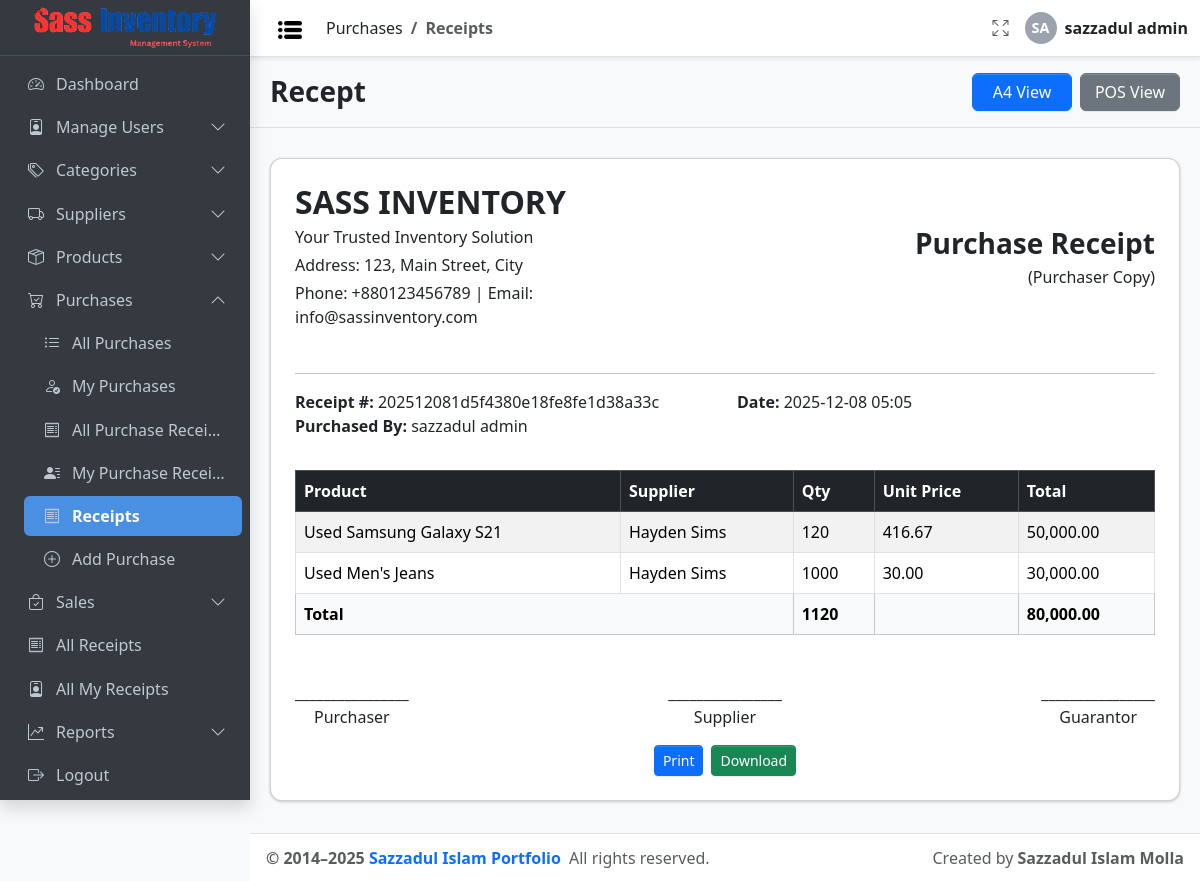
The app's page /purchase/receipt.php?id=6 (signed in) with its own data.
### tables this page shows
CREATE TABLE `receipt` (
  `id` int(11) NOT NULL,
  `receipt_number` varchar(50) NOT NULL,
  `type` enum('purchase','sale') NOT NULL,
  `total_amount` decimal(12,2) NOT NULL DEFAULT 0.00,
  `created_by` int(11) NOT NULL,
  `created_at` timestamp NOT NULL DEFAULT current_timestamp(),
  `updated_at` timestamp NOT NULL DEFAULT current_timestamp() ON UPDATE current_timestamp()
);

CREATE TABLE `user` (
  `id` int(11) NOT NULL,
  `username` varchar(100) NOT NULL,
  `password` text DEFAULT NULL COMMENT 'Password must be hashed',
  `email` varchar(100) DEFAULT NULL,
  `role_id` int(11) NOT NULL COMMENT 'FK to role.id',
  `created_at` timestamp NOT NULL DEFAULT current_timestamp(),
  `updated_at` timestamp NOT NULL DEFAULT current_timestamp() COMMENT 'Auto-update on record change'
);

CREATE TABLE `purchase` (
  `id` int(11) NOT NULL,
  `product_id` int(11) NOT NULL,
  `supplier_id` int(11) DEFAULT NULL COMMENT 'Optional',
  `quantity` int(11) NOT NULL,
  `purchase_price` decimal(10,2) DEFAULT NULL,
  `purchase_date` date DEFAULT curdate(),
  `created_at` timestamp NOT NULL DEFAULT current_timestamp(),
  `updated_at` timestamp NOT NULL DEFAULT current_timestamp() COMMENT 'Auto-update on record change',
  `receipt_id` int(11) DEFAULT NULL,
  `purchased_by` int(11) NOT NULL
);

CREATE TABLE `product` (
  `id` int(11) NOT NULL,
  `name` varchar(100) NOT NULL,
  `sku` varchar(50) NOT NULL,
  `status` enum('active','inactive') NOT NULL DEFAULT 'active',
  `category_id` int(11) DEFAULT NULL COMMENT 'Nullable — ON DELETE SET NULL',
  `subcategory_id` int(11) DEFAULT NULL,
  `supplier_id` int(11) DEFAULT NULL COMMENT 'Nullable — ON DELETE SET NULL',
  `cost_price` decimal(10,2) NOT NULL,
  `selling_price` decimal(10,2) NOT NULL,
  `vat` decimal(5,2) NOT NULL DEFAULT 0.00,
  `price` decimal(10,2) NOT NULL,
  `quantity_in_stock` int(11) DEFAULT 0,
  `low_stock_limit` int(11) DEFAULT NULL,
  `description` text DEFAULT NULL,
  `image` varchar(255) DEFAULT NULL,
  `created_at` timestamp NOT NULL DEFAULT current_timestamp(),
  `updated_at` timestamp NOT NULL DEFAULT current_timestamp() COMMENT 'Auto-update on record change'
);

CREATE TABLE `supplier` (
  `id` int(11) NOT NULL,
  `name` varchar(100) NOT NULL,
  `phone` varchar(20) DEFAULT NULL,
  `email` varchar(100) DEFAULT NULL,
  `address` text DEFAULT NULL,
  `contact_person` varchar(100) DEFAULT NULL,
  `type` varchar(50) DEFAULT NULL,
  `created_at` timestamp NOT NULL DEFAULT current_timestamp(),
  `updated_at` timestamp NOT NULL DEFAULT current_timestamp() ON UPDATE current_timestamp()
);

### config/db_config.php (called while the page is built, shortened)
<?php
$Project_URL = "http://localhost/Sass_Inventory_Management/";

### Inc/link.php (called while the page is built)
<?php
$Project_URL = "http://localhost/Sass_Inventory_Management/";
function getUserPermissions($roleId, $conn)
{
  $permissions = [];
  $stmt = $conn->prepare("
        SELECT permission_name
        FROM role_permission_matrix
        WHERE role_id = ? AND assigned = 1
    ");
  $stmt->bind_param("i", $roleId);
  $stmt->execute();
  $result = $stmt->get_result();
  while ($row = $result->fetch_assoc()) {
    $permissions[] = $row['permission_name'];
  }
  return $permissions;
}

### purchase/receipt.php (the view, shortened to what this page needs)
<?php
include_once __DIR__ . '/../config/auth_guard.php';
?>
<!doctype html>
<html lang="en">
<head>
  <link rel="stylesheet"
    href="https://cdn.jsdelivr.net/npm/@fontsource/source-sans-3@5.0.12/index.css"
    media="print" onload="this.media='all'" />
  <link rel="stylesheet" href="https://cdn.jsdelivr.net/npm/bootstrap-icons@1.13.1/font/bootstrap-icons.min.css" />
  <link rel="stylesheet" href="https://cdn.jsdelivr.net/npm/bootstrap@5.3.7/dist/css/bootstrap.min.css">
  <link rel="stylesheet" href="<?= $Project_URL ?>/css/adminlte.css" />
</head>
<?php
$receiptId = isset($_GET['id']) ? intval($_GET['id']) : 0;
$conn = connectDB();
$stmt = $conn->prepare("
    SELECT r.*, u.username AS purchaser_name
    FROM receipt r
    LEFT JOIN user u ON r.created_by = u.id
    WHERE r.id = ? AND r.type = 'purchase'
");
$stmt->bind_param("i", $receiptId);
$stmt->execute();
$receipt = $stmt->get_result()->fetch_assoc();
$stmt = $conn->prepare("
    SELECT p.*, pr.name AS product_name, s.name AS supplier_name
    FROM purchase p
    LEFT JOIN product pr ON p.product_id = pr.id
    LEFT JOIN supplier s ON p.supplier_id = s.id
    WHERE p.receipt_id = ?
");
$stmt->bind_param("i", $receiptId);
$stmt->execute();
$purchaseItems = $stmt->get_result()->fetch_all(MYSQLI_ASSOC);
$totalQty = 0;
$totalAmount = 0;
foreach ($purchaseItems as $item) {
  $totalQty += $item['quantity'];
  $totalAmount += $item['purchase_price'];
}
?>
<body class="layout-fixed sidebar-expand-lg bg-body-tertiary">
  <div class="app-wrapper">
    <?php include_once '../Inc/Navbar.php'; ?>
    <?php include_once '../Inc/Sidebar.php'; ?>
    <main class="app-main">
      <div class="app-content-header py-3 border-bottom">
        <div class="container-fluid d-flex justify-content-between align-items-center flex-wrap">
          <h3 class="mb-0" style="font-weight: 800;">Recept</h3>
          <div class="d-flex gap-2">
            <button id="btnA4" class="btn btn-primary" style="width: 100px;">A4 View</button>
            <button id="btnPOS" class="btn btn-secondary" style="width: 100px;">POS View</button>
          </div>
        </div>
      </div>
      <div id="a4View" class="card p-4">
        <div class="row mb-4 align-items-center">
          <div class="col-md-6">
            <h2 class="fw-bold mb-1"><?= strtoupper($Project_Name ?? 'Sass Inventory') ?></h2>
            <p class="mb-1">Your Trusted Inventory Solution</p>
            <p class="mb-1">Address: 123, Main Street, City</p>
            <p class="mb-1">Phone: +880123456789 | Email: info@sassinventory.com</p>
          </div>
          <div class="col-md-6 text-md-end">
            <h3 class="fw-bold mb-1">Purchase Receipt</h3>
            <p class="mb-0">(Purchaser Copy)</p>
          </div>
        </div>
        <hr>
        <div class="row mb-3">
          <div class="col-md-6"><strong>Receipt #:</strong> <?= htmlspecialchars($receipt['receipt_number']) ?></div>
          <div class="col-md-6"><strong>Date:</strong> <?= date('Y-m-d H:i', strtotime($receipt['created_at'])) ?></div>
          <div class="col-md-6"><strong>Purchased By:</strong> <?= htmlspecialchars($receipt['purchaser_name']) ?></div>
        </div>
        <table class="table table-bordered table-striped mt-3">
          <thead class="table-dark">
            <tr>
              <th>Product</th>
              <th>Supplier</th>
              <th>Qty</th>
              <th>Unit Price</th>
              <th>Total</th>
            </tr>
          </thead>
          <tbody>
            <?php foreach ($purchaseItems as $item):
              $unitPrice = $item['purchase_price'] / $item['quantity'];
            ?>
              <tr>
                <td><?= htmlspecialchars($item['product_name']) ?></td>
                <td><?= htmlspecialchars($item['supplier_name']) ?></td>
                <td><?= $item['quantity'] ?></td>
                <td><?= number_format($unitPrice, 2) ?></td>
                <td><?= number_format($item['purchase_price'], 2) ?></td>
              </tr>
            <?php endforeach; ?>
          </tbody>
          <tfoot class="table-light">
            <tr>
              <th colspan="2">Total</th>
              <th><?= $totalQty ?></th>
              <th></th>
              <th><?= number_format($totalAmount, 2) ?></th>
            </tr>
          </tfoot>
        </table>
        <div class="signature">
          <div>________________<br>Purchaser</div>
          <div>________________<br>Supplier</div>
          <div>________________<br>Guarantor</div>
        </div>
        <div class="mt-3 d-flex justify-content-center gap-2">
          <button class="btn btn-primary btn-sm" onclick="window.print()">Print</button>
          <button class="btn btn-success btn-sm" onclick="downloadPDF('a4View')">Download</button>
        </div>
      </div>
    </main>
    <?php include_once '../Inc/Footer.php'; ?>
  </div>
</body>
</html>

### Inc/Navbar.php (shortened to what this page needs)
<?php include_once 'link.php' ?>
<?php
$currentPath = $_SERVER['PHP_SELF'];
$currentFile = basename($currentPath);
$currentDir  = basename(dirname($currentPath));
$parentTitle = null;
$childTitle  = null;
foreach ($sidebarMenu as $item) {
    if (!empty($item['submenu'])) {
        foreach ($item['submenu'] as $sub) {
            $subFile = basename($sub['url']);
            $subDir  = basename(dirname($sub['url']));
            if (
                ($subFile === $currentFile && $subDir === $currentDir) ||
                ($subFile === "index.php" && $subDir === $currentDir && $currentFile === "index.php")
            ) {
                $parentTitle = $item['title'];
                $childTitle  = $sub['title'];
                break 2;
            }
        }
    }
}
?>
<nav class="app-header navbar navbar-expand bg-body shadow-sm">
    <div class="container-fluid">
        <ul class="navbar-nav align-items-center">
            <li class="nav-item">
                <a class="nav-link" href="#" data-lte-toggle="sidebar" title="Toggle Sidebar">
                    <img
                        src="<?= $Project_URL ?>assets/Dashboard/Dashboard_Nav/list.png"
                        alt="Menu"
                        width="24"
                        height="24"
                        class="img-fluid">
                </a>
            </li>
            <li class="nav-item ms-2">
                <nav aria-label="breadcrumb">
                    <ol class="breadcrumb mb-0">
                        <?php if ($parentTitle): ?>
                            <li class="breadcrumb-item"><?= $parentTitle ?></li>
                        <?php endif; ?>
                        <li class="breadcrumb-item active fw-semibold"><?= $childTitle ?></li>
                    </ol>
                </nav>
            </li>
        </ul>
        <ul class="navbar-nav ms-auto align-items-center">
            <li class="nav-item">
                <a class="nav-link" href="#" data-lte-toggle="fullscreen" title="Fullscreen">
                    <i data-lte-icon="maximize" class="bi bi-arrows-fullscreen"></i>
                </a>
            </li>
            <?php
            $nameParts = explode(' ', trim($_SESSION['username']));
            $first = strtoupper(substr($nameParts[0], 0, 1));
            $last = isset($nameParts[1]) ? strtoupper(substr(end($nameParts), 0, 1)) : '';
            $initials = $first . $last;
            ?>
            <li class="nav-item dropdown user-menu d-flex align-items-center">
                <div class="user-avatar me-2">
                    <?= $initials ?>
                </div>
                <span class="d-none d-md-inline fw-semibold">
                    <?= htmlspecialchars($_SESSION['username']) ?>
                </span>
            </li>
        </ul>
    </div>
</nav>

### Inc/Sidebar.php (shortened to what this page needs)
<?php
include_once 'link.php';
$role = $_SESSION['role_id'];
$conn = connectDB();
$USER_PERMISSIONS = getUserPermissions($role, $conn);
function getProjectRoot()
{
  $parts = explode('/', trim($_SERVER['PHP_SELF'], '/'));
  return '/' . $parts[0] . '/';
}
$projectRoot = getProjectRoot();
$Project_URL = $projectRoot;
function getCurrentRelativePath()
{
  $current = $_SERVER['PHP_SELF'];
  $parts = explode('/', trim($current, '/'));
  $projectRoot = '/' . $parts[0] . '/';
  return str_replace($projectRoot, '', $current);
}
function isActivePage($url)
{
  return getCurrentRelativePath() === $url;
}
?>
<aside class="app-sidebar bg-body-secondary shadow" data-bs-theme="dark">
  <div class="sidebar-brand">
    <a href="<?= $Project_URL; ?>index.php" class="brand-link">
      <img src="<?= $Project_URL; ?>assets/Dashboard/Website_logo.png" alt="Logo">
    </a>
  </div>
  <div class="sidebar-wrapper">
    <nav>
      <ul class="nav sidebar-menu flex-column" id="sidebarAccordion">
        <?php foreach ($sidebarMenu as $index => $menu): ?>
          <?php
          $hasSubmenu = isset($menu['submenu']);
          if ($hasSubmenu) {
            $visibleSubmenus = array_filter($menu['submenu'], function ($sub) use ($USER_PERMISSIONS) {
              $hasPermission = empty($sub['permission']) || in_array($sub['permission'], $USER_PERMISSIONS);
              $notHidden = empty($sub['hidden']) || $sub['hidden'] !== true || isActivePage($sub['url']);
              return $hasPermission && $notHidden;
            });
            if (count($visibleSubmenus) === 1) {
              $sub = array_values($visibleSubmenus)[0];
          ?>
              <li class="nav-item">
                <a href="<?= $Project_URL . $sub['url'] ?>" class="nav-link <?= isActivePage($sub['url']) ? 'active-page' : '' ?>">
                  <i class="nav-icon <?= $sub['icon'] ?>"></i>
                  <p><?= $sub['title'] ?></p>
                </a>
              </li>
            <?php
            } else {
              $collapseId = "collapseMenu$index";
              $anyActive = false;
              foreach ($visibleSubmenus as $sub) {
                if (isActivePage($sub['url'])) $anyActive = true;
              }
            ?>
              <li class="nav-item">
                <a class="nav-link d-flex justify-content-between align-items-center" data-bs-toggle="collapse"
                  href="#<?= $collapseId ?>" aria-expanded="<?= $anyActive ? 'true' : 'false' ?>"
                  aria-controls="<?= $collapseId ?>">
                  <span class="d-inline-flex align-items-center gap-2">
                    <i class="nav-icon <?= $menu['icon'] ?>"></i>
                    <?= $menu['title'] ?>
                  </span>
                  <i class="bi bi-chevron-down collapse-arrow rotate-0"></i>
                </a>
                <div class="collapse <?= $anyActive ? 'show' : '' ?>" id="<?= $collapseId ?>" data-bs-parent="#sidebarAccordion">
                  <ul class="nav flex-column ms-3">
                    <?php foreach ($visibleSubmenus as $sub): ?>
                      <li class="nav-item">
                        <a href="<?= $Project_URL . $sub['url'] ?>" class="nav-link <?= isActivePage($sub['url']) ? 'active-page' : '' ?>">
                          <i class="nav-icon <?= $sub['icon'] ?>"></i>
                          <p><?= $sub['title'] ?></p>
                        </a>
                      </li>
                    <?php endforeach; ?>
                  </ul>
                </div>
              </li>
            <?php
            }
          } else {
            ?>
            <li class="nav-item">
              <a href="<?= $Project_URL . $menu['url'] ?>" class="nav-link <?= isActivePage($menu['url']) ? 'active-page' : '' ?>">
                <i class="nav-icon <?= $menu['icon'] ?>"></i>
                <p><?= $menu['title'] ?></p>
              </a>
            </li>
          <?php } ?>
        <?php endforeach; ?>
      </ul>
    </nav>
  </div>
</aside>

### Inc/Footer.php (shortened to what this page needs)
<footer class="app-footer py-2 px-3 d-flex justify-content-between align-items-center border-top">
    <div class="footer-left">
        <strong>
            &copy; 2014–<span id="currentYear"></span>
            <a
                href="https://sazzadul-islam-website.vercel.app/"
                class="text-decoration-none">
                Sazzadul Islam Portfolio
            </a>
        </strong>
        <span class="ms-1">All rights reserved.</span>
    </div>
    <div class="footer-right text-muted d-none d-sm-inline">
        Created by <strong>Sazzadul Islam Molla</strong>
    </div>
</footer>

### purchase/receipt.php (style rules this page uses)
.card { border-radius: 12px; margin: 20px; margin-top: 30px; padding: 20px; margin-bottom: 20px; }
.table td, .table th { vertical-align: middle; }
.signature { margin-top: 30px; display: flex; justify-content: space-between; }
.signature div { text-align: center; }

### Inc/Navbar.php (style rules this page uses)
.user-avatar { width: 32px; height: 32px; background-color: #9ca3af; color: #ffffff; font-weight: 600; font-size: 0.9rem; border-radius: 50%; display: flex; align-items: center; justify-content: center; text-transform: uppercase; }

### Inc/Sidebar.php (style rules this page uses)
.rotate-180 { transform: rotate(180deg); transition: transform 0.25s ease; }
.rotate-0 { transform: rotate(0deg); transition: transform 0.25s ease; }
.active-page { font-weight: 600; background-color: #4a90e2; border-radius: 4px; }
.active-page>p { color: #ffffff; }

### records on screen
receipt: receipt_number "202512081d5f4380e18fe8fe1d38a33c", created_at "2025-12-08 05:05", created_by.username "sazzadul admin"
purchase: product.name "Used Samsung Galaxy S21", supplier.name "Hayden Sims", quantity "120", unitPrice "416.67", purchase_price "50,000.00"
purchase: product.name "Used Men's Jeans", supplier.name "Hayden Sims", quantity "1000", unitPrice "30.00", purchase_price "30,000.00"

### other values on screen
$parentTitle "Purchases"
$childTitle "Receipts"
$initials "SA"
$_SESSION['username'] "sazzadul admin"
$menu['title'] "Dashboard"
$menu['title'] "Manage Users"
$menu['title'] "Categories"
$menu['title'] "Suppliers"
$menu['title'] "Products"
$menu['title'] "Purchases"
$sub['title'] "All Purchases"
$sub['title'] "My Purchases"
$sub['title'] "All Purchase Recei…"
$sub['title'] "My Purchase Recei…"
$sub['title'] "Receipts"
